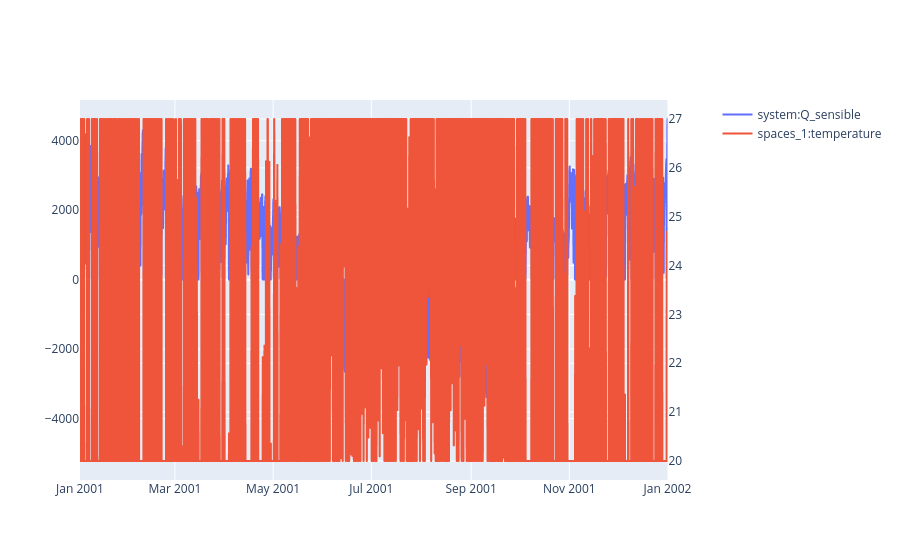

This figure's notebook cell:
### Code cell
sim.plot(pro.dates(),[pro.component("system").variable("Q_sensible"),pro.component("spaces_1").variable("temperature")],axis=[1,2])

### Figure 1 — Plotly figure (JSON) as saved in the notebook; plotly's stock layout.template omitted (floating-point values rounded to 4 significant figures; data arrays with more than 128 entries replaced by an {"elided": "..."} marker saying what was removed)
{"data": [{"hovertemplate": "date=%{x}<br>system:Q_sensible=%{y}<extra></extra>", "legendgroup": "", "line": {"dash": "solid"}, "marker": {"symbol": "circle"}, "mode": "lines", "name": "system:Q_sensible", "showlegend": true, "type": "scattergl", "x": {"elided": "8760 str values"}, "xaxis": "x", "y": {"elided": "8760 float values"}, "yaxis": "y"}, {"hovertemplate": "date=%{x}<br>spaces_1:temperature=%{y}<extra></extra>", "legendgroup": "", "line": {"dash": "solid"}, "marker": {"symbol": "circle"}, "mode": "lines", "name": "spaces_1:temperature", "showlegend": true, "type": "scattergl", "x": {"elided": "8760 str values"}, "xaxis": "x", "y": {"elided": "8760 float values"}, "yaxis": "y2"}], "layout": {"xaxis": {"anchor": "y", "domain": [0, 0.94]}, "yaxis": {"anchor": "x", "domain": [0, 1]}, "yaxis2": {"anchor": "x", "overlaying": "y", "side": "right"}}}
